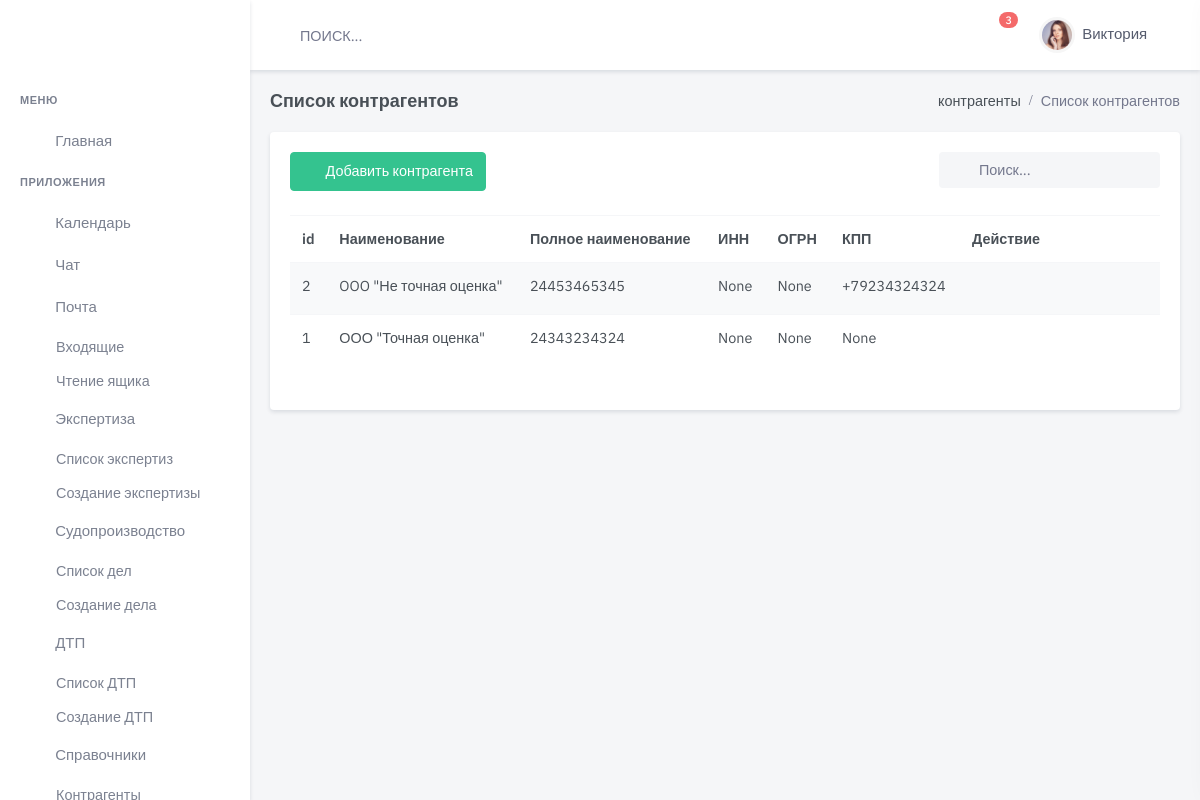
Before: /client/company/ with the older database file.
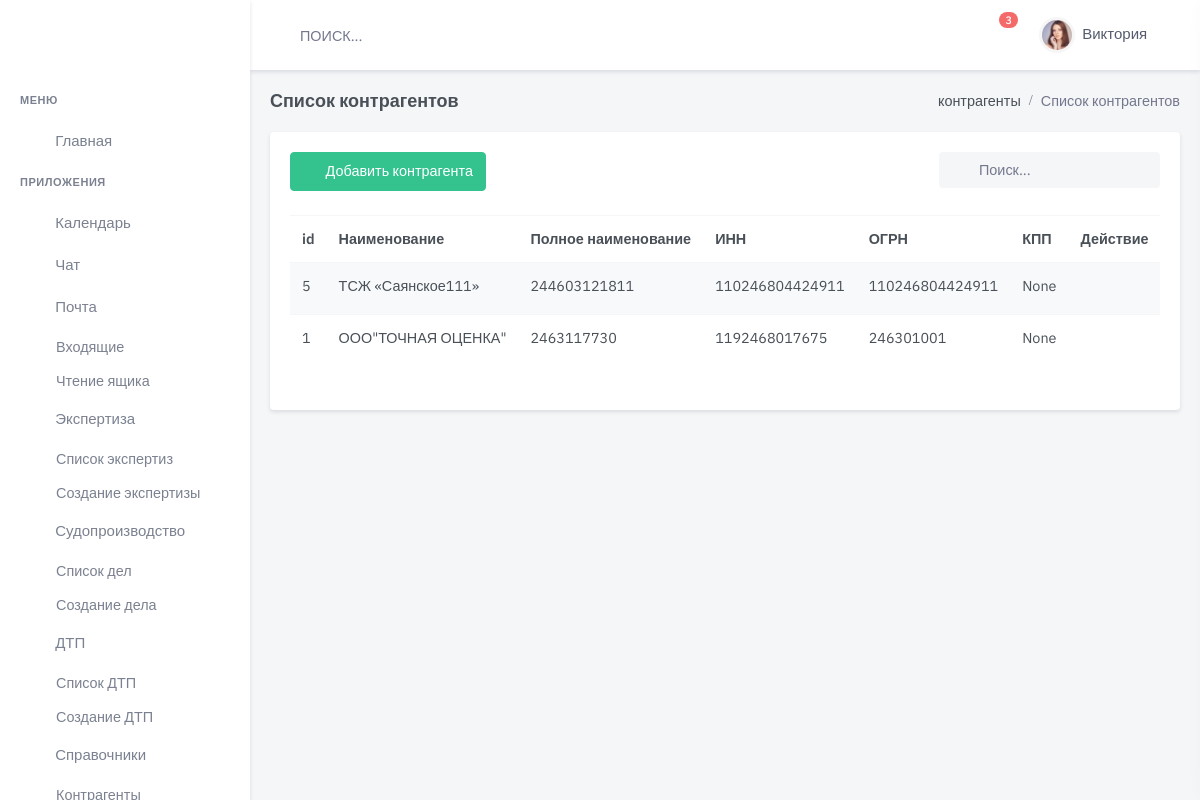
After: the same page with the newer database file.
### client/models.py (models this page shows, shortened)
class Company(models.Model):
    name = models.CharField(
        max_length=100,
        blank=True,
        null=True
        , default=None,
        verbose_name='Название компании')
    full_name = models.CharField(
        max_length=100,
        blank=True,
        null=True,
        default=None,
        verbose_name='Полное наименование компании')
    nalog_number = models.CharField(
        max_length=24,
        blank=True,
        null=True,
        default=None,
        verbose_name='ИНН ')
    nalog_main = models.CharField(
        max_length=24,
        blank=True,
        null=True,
        default=None,
        verbose_name='ОГРН')
    nalog_registr = models.CharField(
        max_length=24,
        blank=True,
        null=True,
        default=None,
        verbose_name='КПП')
    company_adress = models.CharField(
        max_length=150,
        blank=True,
        null=True,
        default=None,
        verbose_name='Адрес юридический')
    number_phone = models.CharField(
        max_length=13,
        blank=True,
        null=True,
        default=None,
        verbose_name='Контактный номер телефона')
    mail_adress = models.EmailField(
        max_length=50,
        blank=True,
        null=True,
        default=None,
        verbose_name='Адрес эл.почты')
    site_url = models.URLField(
        max_length=200,
        blank=True,
        null=True,
        default=None,
        verbose_name='Сайт компании')
    director_name = models.CharField(
        max_length=100,
        blank=True,
        null=True,
        default=None,
        verbose_name='Директор Ф.И.О')
    bank_name = models.CharField(
        max_length=200,
        blank=True,
        null=True,
        default=None,
        verbose_name='Наименование банка')
    bank_bik = models.CharField(
        max_length=9,
        blank=True,
        null=True,
        default=None,
        verbose_name='БИК банка')
    bank_adress = models.CharField(
        max_length=200,
        blank=True,
        null=True,
        default=None,
        verbose_name='Юр.адрес банка')
    bank_invoice = models.CharField(
        max_length=20,
        blank=True,
        null=True,
        default=None,
        verbose_name='Расчетный счет')
    bank_edit_invoice = models.CharField(
        max_length=20,
        blank=True,
        null=True,
        default=None,
        verbose_name='Кор/счет')
    Comment = models.TextField(
        max_length=400,
        blank=True,
        null=True,
        default=None,
        verbose_name='Комментарий')
    is_active = models.BooleanField(default=True)
    created = models.DateTimeField(auto_now_add=True, auto_now=False)
    updated = models.DateTimeField(auto_now_add=False, auto_now=True)
    class Meta:
        verbose_name = "Контрагент"
        verbose_name_plural = "Контрагенты "
        ordering = ['-created']

### client/views.py (the view)
# urls.py: path('company/', views.company_list, name='company-list'),
def company_list(request):
    company = Company.objects.all()
    return render(
        request,
        'dist/handbk/contractor/company-list.html',
        {'company': company}
    )

### templates/dist/handbk/contractor/company-list.html (shortened to what this page needs)
{% extends 'dist/index.html' %}
{% load static %}
{% block content %}
  <div class="main-content">
    <div class="page-content">
      <div class="container-fluid">
        <div class="row">
          <div class="col-12">
            <div class="page-title-box d-flex align-items-center justify-content-between">
              <h4 class="mb-0">Список контрагентов</h4>
              <div class="page-title-right">
                <ol class="breadcrumb m-0">
                  <li class="breadcrumb-item"><a href="javascript: void(0);">контрагенты</a></li>
                  <li class="breadcrumb-item active">Список контрагентов</li>
                </ol>
              </div>
            </div>
          </div>
        </div>
        <div class="row">
          <div class="col-lg-12">
            <div class="card">
              <div class="card-body">
                <div class="row mb-2">
                  <div class="col-md-6">
                    <div class="mb-3">
                      <a href="{% url 'company-new' %}" class="btn btn-success waves-effect waves-light"><i
                          class="mdi mdi-plus me-2"></i> Добавить контрагента</a>
                    </div>
                  </div>
                  <div class="col-md-6">
                    <div class="form-inline float-md-end mb-3">
                      <div class="search-box ms-2">
                        <div class="position-relative">
                          <input type="text" class="form-control rounded bg-light border-0" placeholder="Поиск...">
                          <i class="mdi mdi-magnify search-icon"></i>
                        </div>
                      </div>
                    </div>
                  </div>
                </div>
                <div class="table-responsive mb-4">
                  <table class="table table-striped table-nowrap mb-0">
                    <thead>
                    <tr>
                      <th scope="col">id</th>
                      <th scope="col">Наименование</th>
                      <th scope="col">Полное наименование</th>
                      <th scope="col">ИНН</th>
                      <th scope="col">ОГРН</th>
                      <th scope="col">КПП</th>
                      <th scope="col" style="width: 200px;">Действие</th>
                    </tr>
                    </thead>
                    <tbody>
                    {% for item in company %}
                      <tr>
                      <td>
                        <a href="#" class="text-body">{{ item.id }}</a>
                      </td>
                      <td>{{ item.name }}</td>
                      <td>{{ item.nalog_number }}</td>
                      <td>{{ item.nalog_main }}</td>
                      <td>{{ item.nalog_registr }}</td>
                      <td>{{ item.number_phone }}</td>
                      <td>
                        <ul class="list-inline mb-0">
                          <li class="list-inline-item dropdown">
                            <a class="text-muted dropdown-toggle font-size-18 px-2" href="#" role="button"
                               data-bs-toggle="dropdown" aria-haspopup="true">
                            </a>
                          </li>
                        </ul>
                      </td>
                    {% endfor %}
                    </tr>
                    </tbody>
                  </table>
                </div>
              </div>
            </div>
          </div>
        </div>
      </div>
    </div>
  </div>
{% endblock content %}

Changed rows visible on the page:
removed Company: id "2", name "OOO \"Не точная оценка\"", nalog_number "24453465345", nalog_main "None", nalog_registr "None", number_phone "+79234324324"
added Company: id "5", name "ТСЖ «Саянское111»", nalog_number "244603121811", nalog_main "110246804424911", nalog_registr "110246804424911", number_phone "None"
changed Company id 1: name "ООО \"Точная оценка\"" → "ООО\"ТОЧНАЯ ОЦЕНКА\""; nalog_number "24343234324" → "2463117730"; nalog_main "None" → "1192468017675"; nalog_registr "None" → "246301001"
